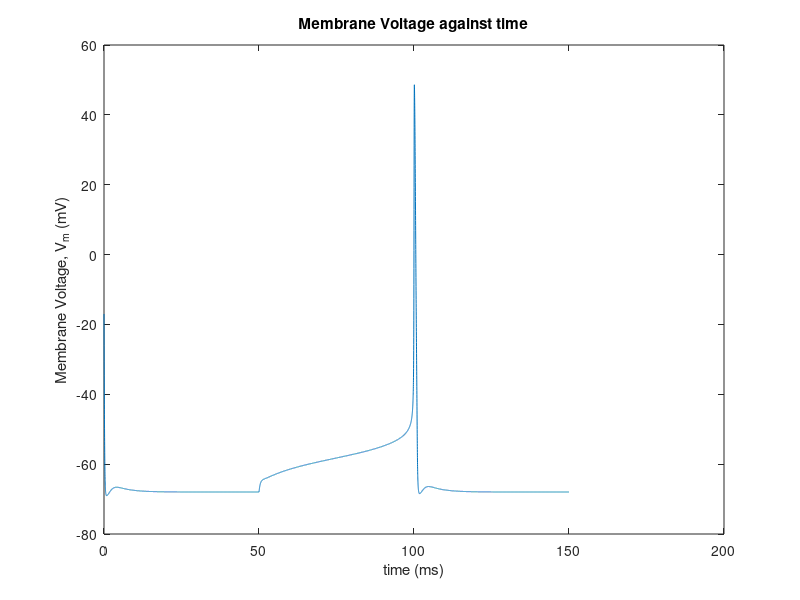
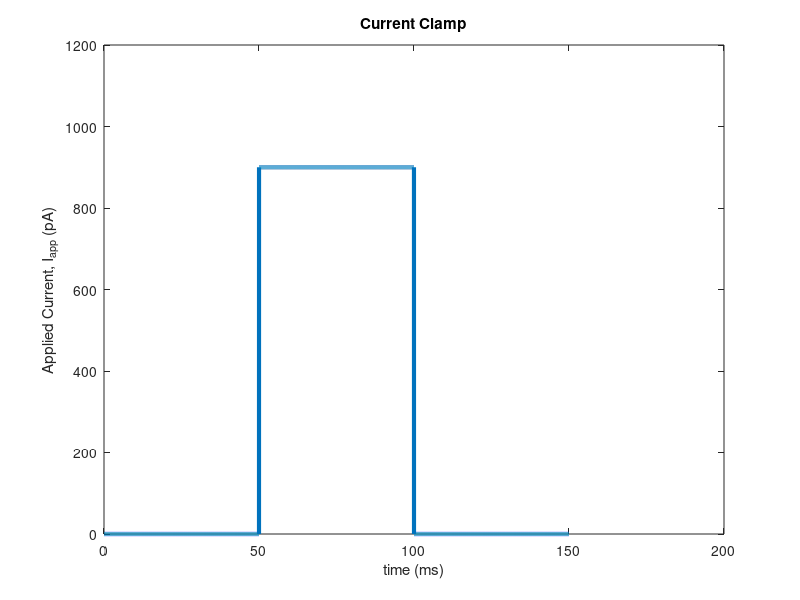
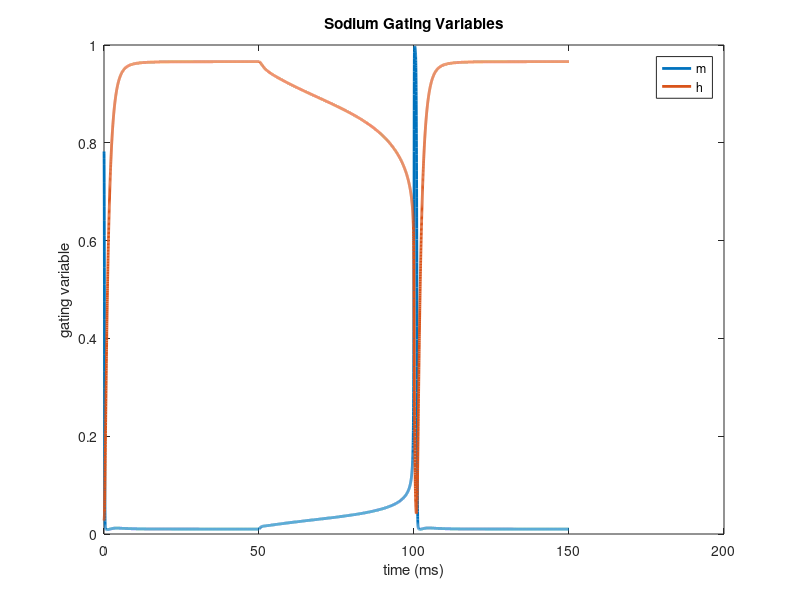
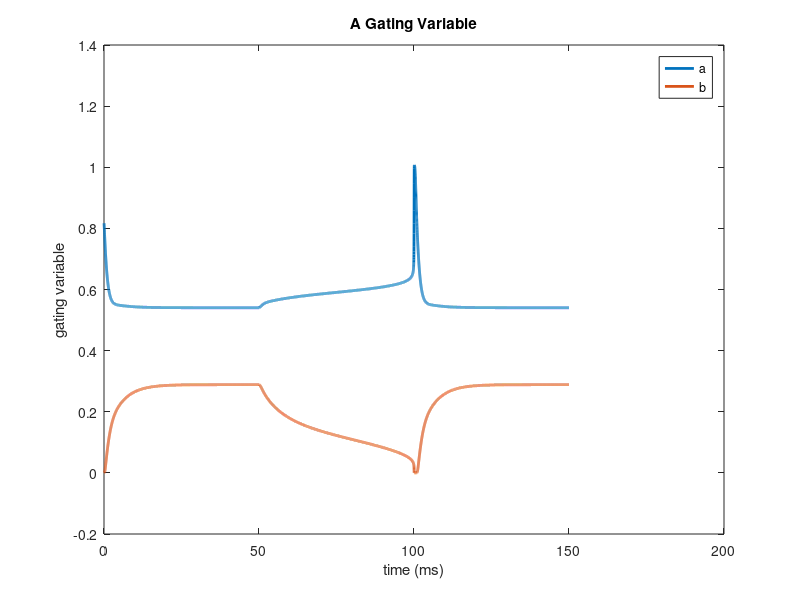

Write the MATLAB code that produced these figures, in order.
%% Part 1: Conductance Based Model
% 
% 
% The code below implements a basic Connor - Steven Model. 
% 
% 

%Define parameters, table 4.3 Theoretical Neuroscience textbook
% the maximum conductance values were slightly modified to change the units from μS to nS

% Channel Conductance
G_leak = 30; %nS 
G_Na_max = 12000; %nS 
G_K_max = 2000; %nS 
G_A_max = 4770; %nS 

% Reversal Potentials
E_Na = 55; %mV 
E_K = -72; %mV 
E_A = -75; %mV
E_leak = -17; %mV

% Membrane Capacitance
C_m = 100; %pF

%define time vector
dt = 0.01; %ms
tmax = 150; %ms
time = 0 : dt : tmax; %ms


% Membrane Voltage (mV)
V_m = zeros(size(time)); 
V_m(1) = E_leak; %initializing membrane voltage

% Applied Current
I_app = zeros(size(time)) ;
change = time > 50 & time < 100;
I_app(change) = 900; %pA

%defining gating variables
m = zeros(size(time));
h = zeros(size(time));
n = zeros(size(time));
a = zeros(size(time));
b = zeros(size(time));


for t = 1 : length(time) - 1
    %computing voltage dependent variables
    %table 4.4 Theoretical Neuroscience textbook
    % slightly modified to acocunt for change in parameters

    % rate constants for Sodium Channel
    alpha_m = (0.38 .*(V_m(t) + 29.7))./(1-exp(-0.1 .* (V_m(t) + 29.7))); 
    beta_m = (15.2) .* (exp(-0.0556 .* (V_m(t) + 54.7)));
    
    alpha_h = 0.266 .* (exp(-0.05 .*(V_m(t) + 48)));
    beta_h = (3.8) ./(1+ exp(-0.1 .*(V_m(t) + 18)));
    
    % rate constants for Potassium Channel
    alpha_n = (0.02 .*(V_m(t)+45.7))./(1-exp(-0.1 .*(V_m(t)+ 45.7)));
    beta_n = 0.25 .* (exp(-0.0125.*(V_m(t)+ 55.7)));

    %rate constants for A Channel
    a_inf = (0.0761 .*(exp(0.0314*(V_m(t)+94.22)))./(1+exp(0.0346 .*(V_m(t)+ 1.17)))).^(1/3);
    tau_a = (0.3632 + 1.158)./(1+exp(0.0497.*(V_m(t)+ 55.96)));
    
    b_inf = ((1)./(1+exp(0.0688*(V_m(t)+ 53.3)))).^4;
    tau_b = (1.24 + 2.678) ./(1+exp(0.0624.*(V_m(t)+ 53.3)));

    %steady states
    m_ss = alpha_m / (alpha_m + beta_m);
    h_ss = alpha_h / (alpha_h + beta_h);
    n_ss = alpha_n / (alpha_n + beta_n);

    %Initializing first variable of gating variable
        if t == 1 
            m(1) = m_ss;
            h(1) = h_ss;
            n(1) = n_ss;
            a(1) = a_inf;
            b(1) = b_inf;
        end

        %calculating gating variables
        dm = (alpha_m * (1 - m(t)) - (beta_m * m(t)))*dt;
        m(t+1) = m(t) + dm;

        dn = (alpha_n * (1 - n(t)) - (beta_n * n(t)))*dt;
        n(t+1) = n(t) + dn;

        dh = (alpha_h * (1 - h(t)) - (beta_h * h(t)))*dt;
        h(t+1) = h(t) + dh;

        da = ((a_inf - a(t)) ./ tau_a) .* dt ;
        a(t+1)= a(t) + da ;

        db = ((b_inf - b(t)) ./ tau_b) .* dt ;
        b(t+1)= b(t) + db ;

        %Calculating the currents for the various ions
        I_leak = - G_leak * (E_leak - V_m(t));
        I_Na = - G_Na_max .* m(t).^3 * h(t) .* (E_Na - V_m(t));
        I_K = -G_K_max .* n(t).^4 .*(E_K - V_m(t));
        I_A = -G_A_max * a(t).^3 .* b(t) .* (E_A - V_m(t));

        %differential equation of voltage
        dV = ((-I_leak - I_Na -I_K - I_A + I_app(t)) / C_m) * dt;
        V_m(t + 1) = V_m(t) + dV; % mV

end
figure
plot(time, V_m)
xlabel('time (ms)')
ylabel('Membrane Voltage, V_m (mV)')
title('Membrane Voltage against time')

figure
plot(time, I_app, 'Linewidth', 3)
xlabel('time (ms)')
ylabel('Applied Current, I_{app} (pA)')
title('Current Clamp')
ylim([0 1200])

figure
plot(time, m, 'LineWidth', 2)
hold on
plot(time, h, 'LineWidth', 2)
legend('m', 'h')
title('Sodium Gating Variables')
xlabel('time (ms)')
ylabel('gating variable')

figure
plot(time, a, 'LineWidth', 2)
hold on
plot(time, b, 'LineWidth', 2)
xlabel('time (ms)')
ylabel('gating variable')
title('A Gating Variable')
legend('a', 'b')
